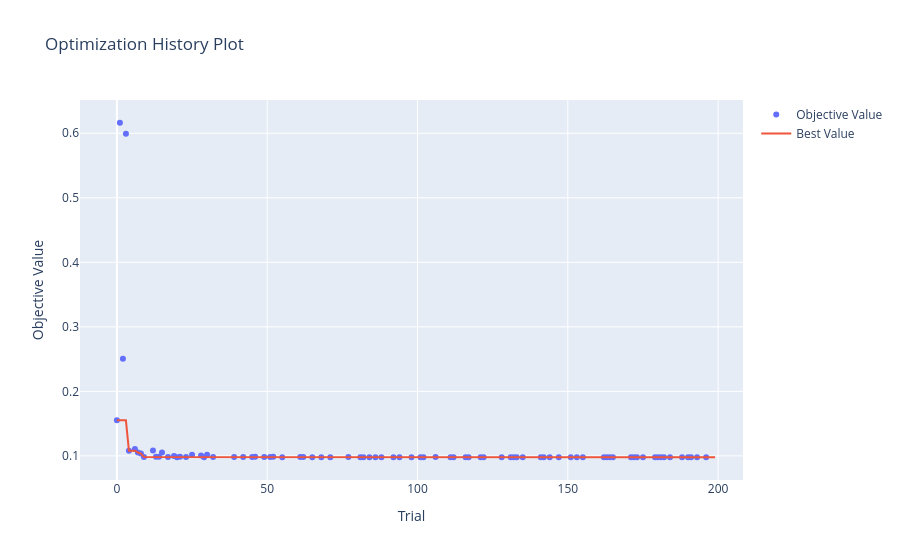

The cell this chart's notebook holds for it:
### Markdown cell above
Hiperparametr `ridge_solver` pojawia się tylko w próbach, w których `model == "Ridge"`. Optuna obsługuje to automatycznie — TPE modeluje warunkowe rozkłady, a wizualizacje prawidłowo uwzględniają brakujące wartości.


### Wizualizacja wyników

Moduł `optuna.visualization` udostępnia zestaw funkcji do analizy przebiegu i wyników optymalizacji. Wykresy oparte są na Plotly, więc są interaktywne.

#### Historia optymalizacji

### Code cell
optuna.visualization.plot_optimization_history(study)

### Figure 1 — Plotly figure (JSON) as saved in the notebook; plotly's stock layout.template omitted (floating-point values rounded to 4 significant figures; data arrays with more than 128 entries replaced by an {"elided": "..."} marker saying what was removed)
{"data": [{"mode": "markers", "name": "Objective Value", "type": "scatter", "x": [0, 1, 2, 3, 4, 6, 7, 8, 9, 12, 13, 14, 15, 17, 19, 20, 21, 23, 25, 28, 29, 30, 32, 39, 42, 45, 46, 49, 51, 52, 55, 61, 62, 65, 68, 71, 77, 81, 82, 84, 86, 88, 92, 94, 98, 101, 102, 106, 111, 112, 116, 117, 121, 122, 128, 131, 132, 133, 135, 141, 142, 144, 147, 151, 153, 155, 162, 163, 164, 165, 171, 172, 173, 175, 179, 180, 181, 182, 184, 188, 190, 191, 193, 196], "y": [0.1552, 0.6163, 0.2506, 0.5992, 0.1081, 0.1105, 0.1052, 0.1036, 0.09821, 0.1082, 0.09866, 0.09866, 0.1055, 0.09815, 0.09989, 0.0981, 0.09871, 0.09813, 0.1019, 0.1007, 0.09791, 0.1018, 0.09822, 0.09833, 0.09821, 0.09819, 0.09883, 0.0982, 0.0982, 0.09867, 0.09793, 0.09817, 0.09815, 0.098, 0.09799, 0.09799, 0.09818, 0.09806, 0.09805, 0.09809, 0.09793, 0.09794, 0.09798, 0.09796, 0.09797, 0.09795, 0.09795, 0.09812, 0.09798, 0.09798, 0.0981, 0.09798, 0.09796, 0.09793, 0.09807, 0.098, 0.09795, 0.09794, 0.09809, 0.09795, 0.09794, 0.09793, 0.09794, 0.09793, 0.09793, 0.09803, 0.09793, 0.09793, 0.09795, 0.09805, 0.09794, 0.09793, 0.09794, 0.09794, 0.09793, 0.098, 0.09793, 0.09794, 0.09794, 0.098, 0.09794, 0.09795, 0.09794, 0.09793]}, {"mode": "lines", "name": "Best Value", "type": "scatter", "x": {"elided": "200 int values"}, "y": {"elided": "200 float values"}}, {"marker": {"color": "#cccccc"}, "mode": "markers", "name": "Infeasible Trial", "showlegend": false, "type": "scatter", "x": [], "y": []}], "layout": {"title": {"text": "Optimization History Plot"}, "xaxis": {"title": {"text": "Trial"}}, "yaxis": {"title": {"text": "Objective Value"}}}}
